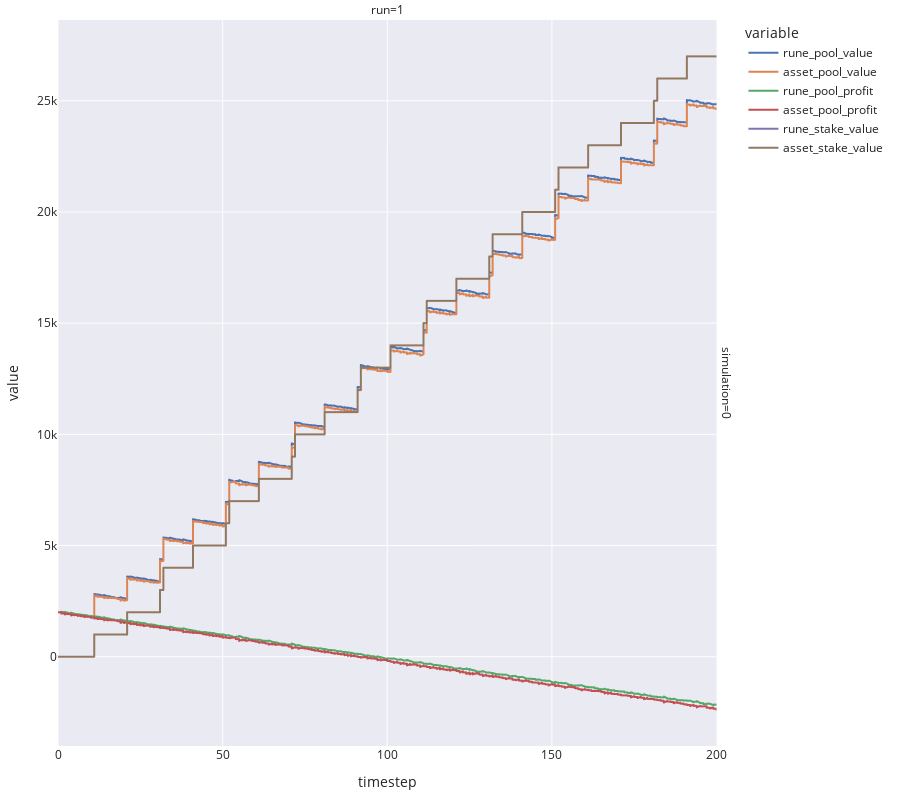

The cell this chart's notebook holds for it:
### Code cell
import plotly.express as px

fig = px.line(
    pools_df,
    x='timestep',
    y=['rune_pool_value', 'asset_pool_value', 'rune_pool_profit', 'asset_pool_profit', 'rune_stake_value', 'asset_stake_value'],
    facet_row='simulation',
    facet_col='run',
    height=800,
    template='seaborn'
)

fig.update_layout(
    margin=dict(l=20, r=20, t=20, b=20),
)

fig.show()

### Figure 1 — Plotly figure (JSON) as saved in the notebook; plotly's stock layout.template omitted (floating-point values rounded to 4 significant figures; data arrays with more than 128 entries replaced by an {"elided": "..."} marker saying what was removed)
{"data": [{"hovertemplate": "variable=rune_pool_value<br>simulation=0<br>run=1<br>timestep=%{x}<br>value=%{y}<extra></extra>", "legendgroup": "rune_pool_value", "line": {"color": "rgb(76,114,176)", "dash": "solid"}, "marker": {"symbol": "circle"}, "mode": "lines", "name": "rune_pool_value", "showlegend": true, "type": "scattergl", "x": {"elided": "601 int values"}, "xaxis": "x", "y": {"elided": "601 float values"}, "yaxis": "y"}, {"hovertemplate": "variable=asset_pool_value<br>simulation=0<br>run=1<br>timestep=%{x}<br>value=%{y}<extra></extra>", "legendgroup": "asset_pool_value", "line": {"color": "rgb(221,132,82)", "dash": "solid"}, "marker": {"symbol": "circle"}, "mode": "lines", "name": "asset_pool_value", "showlegend": true, "type": "scattergl", "x": {"elided": "601 int values"}, "xaxis": "x", "y": {"elided": "601 float values"}, "yaxis": "y"}, {"hovertemplate": "variable=rune_pool_profit<br>simulation=0<br>run=1<br>timestep=%{x}<br>value=%{y}<extra></extra>", "legendgroup": "rune_pool_profit", "line": {"color": "rgb(85,168,104)", "dash": "solid"}, "marker": {"symbol": "circle"}, "mode": "lines", "name": "rune_pool_profit", "showlegend": true, "type": "scattergl", "x": {"elided": "601 int values"}, "xaxis": "x", "y": {"elided": "601 float values"}, "yaxis": "y"}, {"hovertemplate": "variable=asset_pool_profit<br>simulation=0<br>run=1<br>timestep=%{x}<br>value=%{y}<extra></extra>", "legendgroup": "asset_pool_profit", "line": {"color": "rgb(196,78,82)", "dash": "solid"}, "marker": {"symbol": "circle"}, "mode": "lines", "name": "asset_pool_profit", "showlegend": true, "type": "scattergl", "x": {"elided": "601 int values"}, "xaxis": "x", "y": {"elided": "601 float values"}, "yaxis": "y"}, {"hovertemplate": "variable=rune_stake_value<br>simulation=0<br>run=1<br>timestep=%{x}<br>value=%{y}<extra></extra>", "legendgroup": "rune_stake_value", "line": {"color": "rgb(129,114,179)", "dash": "solid"}, "marker": {"symbol": "circle"}, "mode": "lines", "name": "rune_stake_value", "showlegend": true, "type": "scattergl", "x": {"elided": "601 int values"}, "xaxis": "x", "y": {"elided": "601 int values"}, "yaxis": "y"}, {"hovertemplate": "variable=asset_stake_value<br>simulation=0<br>run=1<br>timestep=%{x}<br>value=%{y}<extra></extra>", "legendgroup": "asset_stake_value", "line": {"color": "rgb(147,120,96)", "dash": "solid"}, "marker": {"symbol": "circle"}, "mode": "lines", "name": "asset_stake_value", "showlegend": true, "type": "scattergl", "x": {"elided": "601 int values"}, "xaxis": "x", "y": {"elided": "601 int values"}, "yaxis": "y"}], "layout": {"annotations": [{"font": {}, "showarrow": false, "text": "run=1", "x": 0.49, "xanchor": "center", "xref": "paper", "y": 1, "yanchor": "bottom", "yref": "paper"}, {"font": {}, "showarrow": false, "text": "simulation=0", "textangle": 90, "x": 0.98, "xanchor": "left", "xref": "paper", "y": 0.5, "yanchor": "middle", "yref": "paper"}], "height": 800, "legend": {"title": {"text": "variable"}, "tracegroupgap": 0}, "margin": {"b": 20, "l": 20, "r": 20, "t": 20}, "xaxis": {"anchor": "y", "domain": [0, 0.98], "title": {"text": "timestep"}}, "yaxis": {"anchor": "x", "domain": [0, 1], "title": {"text": "value"}}}}
